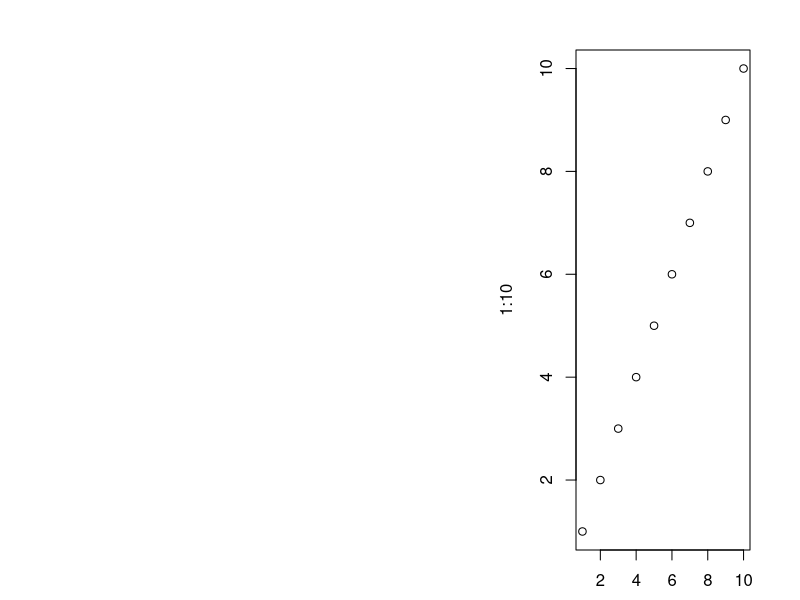

Recreate this plot in R.
# Demonstrate RStudio problem with margins.
#
# GOAL: create a 1-inch wide plot, near right edge of plot area, with a 0.5 inch margin
# at bottom, right, and top.
#
# MACHINE: OSX (macbook pro, retina, 13-inch)
#
# TEST 1: APP 2: R 3.2.3 GUI 1.66 Mavericks build (7060)
# RESULT 1: plot is as expected
#    > print(pin)
#    [1] 3.76 3.16
#    > print(mai)
#    [1] 0.50 2.76 0.50 0.50
#    > par('mai')
#    [1] 1.02 0.82 0.82 0.42
#    > par('csi')
#    [1] 0.2
#    > par('cra')
#    [1] 10.8 14.4
#
# TEST 2: RStudio 0.99.842
# RESULT 2: no plot; instead the error 'figure margins too large'
#    > print(pin)
#    [1] 12.121111  4.951667
#    > print(mai)
#    [1]  0.50000 11.12111  0.50000  0.50000
#    > par('mai')
#    [1] 1.02 0.82 0.82 0.42
#    > par('csi')
#    [1] 0.2
#    > par('cra')
#    [1] 10.8 14.4

m <- 0.5 # margin at bottom, top, and right
w <- 0.5 # width of plot region
pin <- par('pin')
mai <- c(m, pin[1] - w - m, m, m)
print(pin)
print(mai)
par('mai')
par('csi')
par('cra')
par(mai=mai)
plot(1:10, 1:10)

